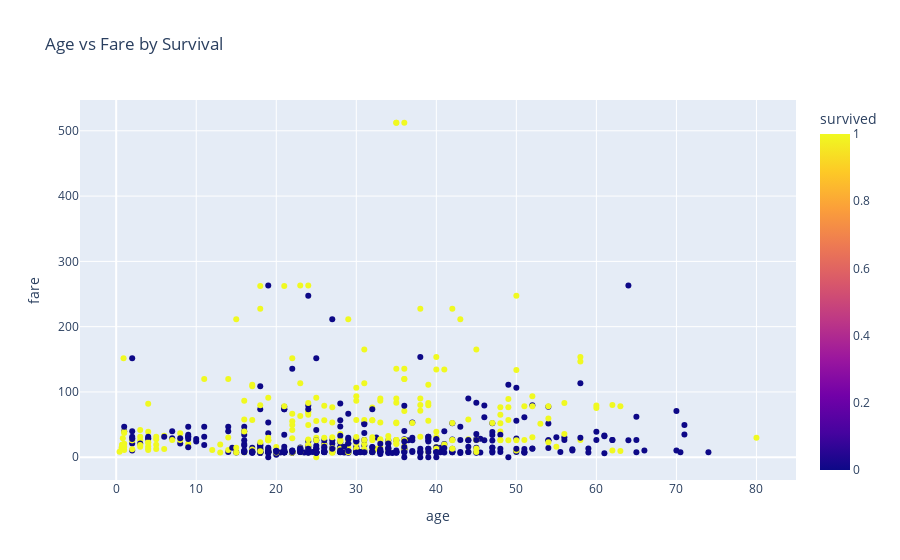

Here is the notebook cell this chart was saved with:
### Code cell
# 7. Age vs Fare (colored by survival)
fig7 = px.scatter(df, x='age', y='fare', color='survived', title='Age vs Fare by Survival')
fig7.show()

### Figure 1 — Plotly figure (JSON) as saved in the notebook; plotly's stock layout.template omitted (floating-point values rounded to 4 significant figures; data arrays with more than 128 entries replaced by an {"elided": "..."} marker saying what was removed)
{"data": [{"hovertemplate": "age=%{x}<br>fare=%{y}<br>survived=%{marker.color}<extra></extra>", "legendgroup": "", "marker": {"color": {"elided": "891 int values"}, "coloraxis": "coloraxis", "symbol": "circle"}, "mode": "markers", "name": "", "orientation": "v", "showlegend": false, "type": "scatter", "x": {"elided": "891 float values"}, "xaxis": "x", "y": {"elided": "891 float values"}, "yaxis": "y"}], "layout": {"coloraxis": {"colorbar": {"title": {"text": "survived"}}, "colorscale": [[0, "#0d0887"], [0.1111, "#46039f"], [0.2222, "#7201a8"], [0.3333, "#9c179e"], [0.4444, "#bd3786"], [0.5556, "#d8576b"], [0.6667, "#ed7953"], [0.7778, "#fb9f3a"], [0.8889, "#fdca26"], [1, "#f0f921"]]}, "legend": {"tracegroupgap": 0}, "title": {"text": "Age vs Fare by Survival"}, "xaxis": {"anchor": "y", "domain": [0, 1], "title": {"text": "age"}}, "yaxis": {"anchor": "x", "domain": [0, 1], "title": {"text": "fare"}}}}
